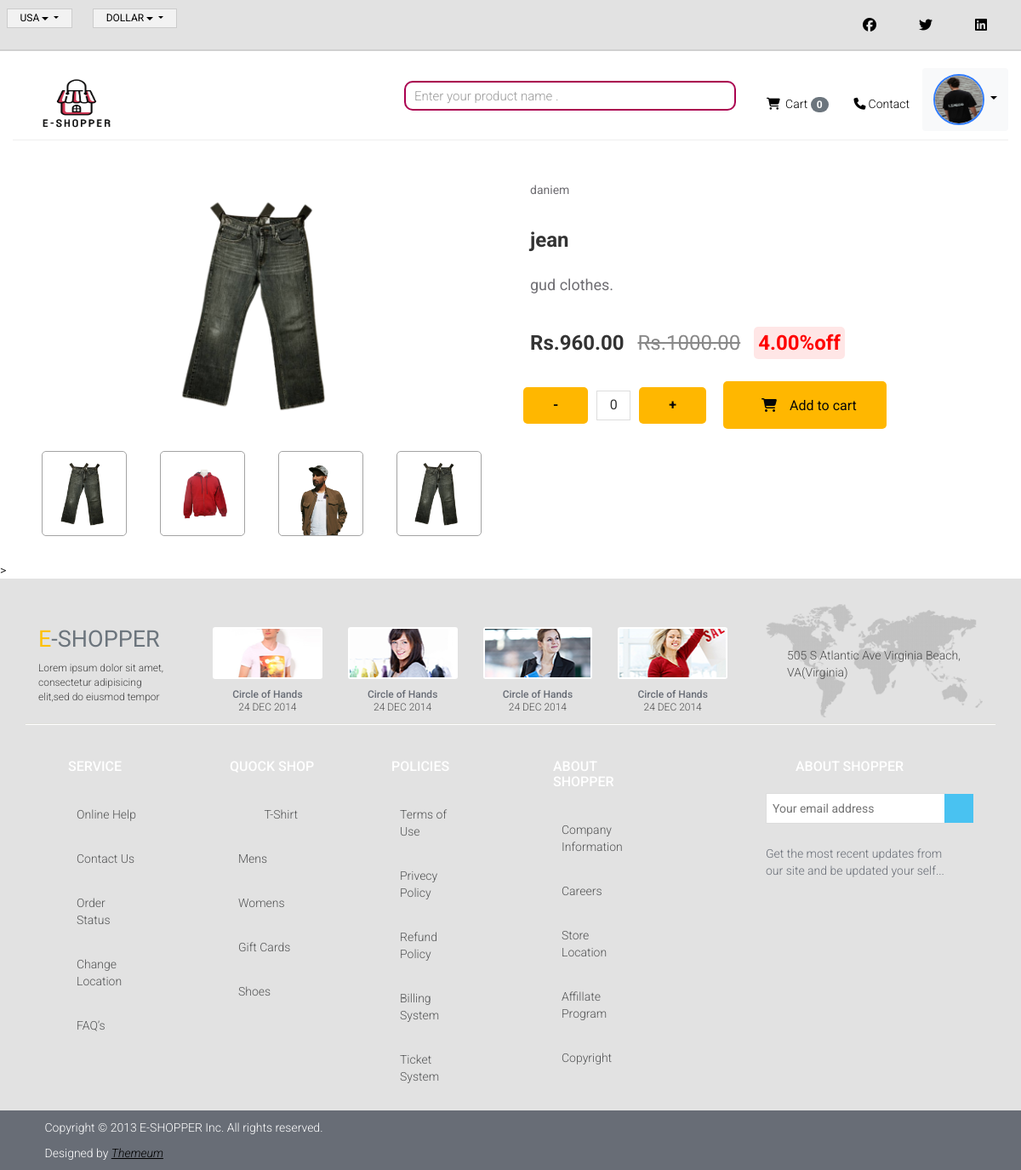
The app's page /product_detail/2 (signed in) with its own data.
### accounts/models.py (models this page shows)
class CustomUserModel(AbstractUser):
    phone=models.CharField(max_length=20)
    street_address=models.CharField(max_length=200)

class Profile(models.Model):
    user=models.OneToOneField(CustomUserModel,related_name="profile",on_delete=models.CASCADE)
    profile_picture=models.ImageField(upload_to="profile_picture")
    bio=models.TextField()
    dob=models.DateField(null=True)
    date=models.DateField(auto_now=True)

### core/models.py (models this page shows, shortened)
class Product(models.Model):
    name=models.CharField(max_length=200) #samsung s21
    category=models.ForeignKey(Category, on_delete=models.CASCADE) #electronic
    subcategory=models.ForeignKey(SubCategory, on_delete=models.CASCADE)#mobile
    brand=models.ForeignKey(Brand,on_delete=models.CASCADE,null=True)#mobile
    desc=models.TextField()
    image=models.ImageField(upload_to="product_image")
    image2=models.ImageField(upload_to="product_image")
    image3=models.ImageField(upload_to="product_image")
    mark_price=models.DecimalField(max_digits=8,decimal_places=2) #100
    discount_percent=models.DecimalField(max_digits=4,decimal_places=2)#10
    price=models.DecimalField(max_digits=8,decimal_places=2,editable=False)#90
    created_date=models.DateTimeField(auto_now=True)

class Brand(models.Model): #men,electronic,kid,
    title=models.CharField(max_length=200)
    def __str__(self):
        return self.title

### core/views.py (the view)
# urls.py: path('product_detail/<int:id>',product_detail, name='product_detail'),
def product_detail(request,id):
    data=get_object_or_404(Product,id=id)
    return render(request, 'core/product_detail.html',{'data':data})

### core/templates/core/product_detail.html (shortened to what this page needs)
{% extends "base.html" %}
{% load static %}
{% block content %}
    <main class="container1" id="main" data-id="123">
        <section id="productImage"class="product-image">
            <img src="{{data.image.url}}" alt="Fall Limited Edition Sneakers" id="large-img"   class="zoom-image">
            <div class="thumbnails">
                <img src="{{data.image.url}}" alt="Side view of Fall Limited Edition Sneakers" id="thumbfst">
                <img id="thumbsnd"src="{{data.image2.url}}" alt="Back view of Fall Limited Edition Sneakers">
                <img id="thumbtrd" src="{{data.image3.url}}" alt="Top view of Fall Limited Edition Sneakers">
                <img id="thumbfrt" src="{{data.image.url}}" alt="Top view of Fall Limited Edition Sneakers">
            </div>
        </section>
        <section class="product-details" id="productDetails">
          <p>{{data.brand}}</p>
            <h1 class="product-title" id="productName">{{data.name}}</h1>
            <p class="product-description">
                {{data.desc}}.
            </p>
            <div class="product-price" >
                Rs.{{data.price}}
                <span class="original-price" id="productPrice">Rs.{{data.mark_price}}</span>
                <span class="discount">{{data.discount_percent}}%off</span>
            </div>
            <div class="add-to-cart">
                <div class="quantity">
                    <button aria-label="Decrease quantity" onclick="decreaseQuantity()">-</button>
                    <input type="text" id="quantity" value="0" aria-label="Product quantity">
                    <button aria-label="Increase quantity" id="increaseBtn"onclick="increaseQuantity()">+</button>
                </div>
                <button type="button" id="add" aria-label="Add to cart">
                  <i class="fa fa-cart-shopping" style="padding:10px;"></i>Add to cart</button>
            </div>
        </section>
    </main>
{% endblock content %}

### templates/base.html (shortened to what this page needs)
<!DOCTYPE html>
{% load static %}
<html lang="en">
<head>
    	<link href="https://cdn.jsdelivr.net/npm/bootstrap@5.3.6/dist/css/bootstrap.min.css" rel="stylesheet">
    <link href="{% static 'css/bootstrap.min.css' %}" rel="stylesheet">
    <link href="{% static 'css/font-awesome.min.css' %}" rel="stylesheet">
    <link href="{% static 'css/prettyPhoto.css' %}" rel="stylesheet">
    <link href="{% static 'css/price-range.css' %}" rel="stylesheet">
    <link href="{% static 'css/animate.css' %}" rel="stylesheet">
    <link href="{% static 'css/main.css' %}" rel="stylesheet">
    <link href="{% static 'css/products.css' %}" rel="stylesheet">
    <link href="{% static 'css/responsive.css' %}" rel="stylesheet">
	<link href="https://unpkg.com/aos@2.3.1/dist/aos.css" rel="stylesheet">
	<link rel="stylesheet" href="https://cdnjs.cloudflare.com/ajax/libs/font-awesome/6.7.2/css/all.min.css" />
</head>
<body>
	<header id="header">
		<div class="header_top">
			<div class="container-fluid">
				<div class="row" class="d-flex flex-row">
					<div class="col ">
							<div class="btn-group">
								<button type="button" class="btn btn-default dropdown-toggle usa" data-toggle="dropdown">
									USA
									<span class="caret"></span>
								</button>
							</div>
							<div class="btn-group">
								<button type="button" class="btn btn-default dropdown-toggle usa" data-toggle="dropdown">
									DOLLAR
									<span class="caret"></span>
								</button>
							</div>
					</div>
					<div class="col-sm-8 s  ">
						<div class="social-icons pull-right  ">
							<ul class="nav navbar-nav flex-row  ">
								<li><a href="https://www.facebook.com/"><i class="fa-brands fa-facebook"></i></a></li>
								<li><a href="https://x.com/"><i class="fa-brands fa-twitter"></i></a></li>
								<li><a href="https://www.linkedin.com/"><i class="fa-brands fa-linkedin"></i></a></li>
							</ul>
						</div>
					</div>
				</div>
			</div>
		</div>
		<div class="header-middle mt-3  ">
			<div class="container-fluid  ">
				<div class="row">
					<div class="col-sm-4">
						<div class="logo pull-left mx-auto">
							<a href="{% url 'index' %}"><img src="{% static 'images/home/download (15).png' %}" height="70px" width="150px" class="mb-1" alt="" /></a>
						</div>
					</div>
					<div class="col-sm-4 ">
						<div class="search_box ms-auto mt-4 ">
							<form method="GET" action="{% url 'index' %}" class="search_box">
								<input type="text"  name="search" placeholder="Enter your product name ."  value="{{ search_query|default:'' }}"  class="form-control"/>
							</form>
						</div>
					</div>
					<div class="col-sm-4">
						<div class="shop-menu pull-right">
							<ul class="nav navbar-nav flex-row justify-content-center align-items-center">
								<li><a href="{% url 'cart_detail' %}"><i class="fa fa-shopping-cart"></i> Cart  <span class="badge text-bg-secondary">{{request.session.cart|length}}</span></a></li>
								<li><a href="{% url 'contact' %}"><i class="fa fa-phone"></i>Contact</a></li>
								{% if request.user.is_authenticated %}
									<div class="dropdown">
										<button class="btn btn-light dropdown-toggle" type="button" data-toggle="dropdown" aria-expanded="false">
											{% if request.user.profile.profile_picture %}
											<img src="{{request.user.profile.profile_picture.url}}" height="60px" width="60px" style="border-radius:50%; border:2px solid rgb(48, 124, 255)" alt="">
											{% else %}
											  	<img src="{% static 'images/profile.jpg' %}" height="60px" width="60px" style="border-radius:50%; border:2px solid rgb(48, 124, 255)" alt="">
											{% endif %}
										</button>
										</div>
								 {% else %}
								<li><a href="{% url 'log_in' %}"><i class="fa fa-lock"></i> Login</a></li>
								{% endif %}
							</ul>
						</div>
					</div>
				</div>
			</div>
		</div>
	</header>
    {% block content %}
    {% endblock content %}>
	<footer id="footer">
		<div class="footer-top">
			<div class="container">
				<div class="row" >
					<div class="col-sm-2">
						<div class="companyinfo">
							<h2 class="text-secondary"><span class="text-warning">E</span>-shopper</h2>
							<p>Lorem ipsum dolor sit amet, consectetur adipisicing elit,sed do eiusmod tempor</p>
						</div>
					</div>
					<div class="col-sm-7">
						<div class="col-sm-3">
							<div class="video-gallery text-center">
								<a href="#">
									<div class="iframe-img ">
										<img src="{% static 'images/home/iframe1.png' %}" alt="" />
									</div>
								</a>
								<p>Circle of Hands</p>
								<h2>24 DEC 2014</h2>
							</div>
						</div>
						<div class="col-sm-3 ">
							<div class="video-gallery text-center">
								<a href="#">
									<div class="iframe-img">
										<img src="{% static 'images/home/iframe2.png' %}" alt="" />
									</div>
								</a>
								<p>Circle of Hands</p>
								<h2>24 DEC 2014</h2>
							</div>
						</div>
						<div class="col-sm-3">
							<div class="video-gallery text-center">
								<a href="#">
									<div class="iframe-img">
										<img src="{% static 'images/home/iframe3.png' %}" alt="" />
									</div>
								</a>
								<p>Circle of Hands</p>
								<h2>24 DEC 2014</h2>
							</div>
						</div>
						<div class="col-sm-3">
							<div class="video-gallery text-center">
								<a href="#">
									<div class="iframe-img">
										<img src="{% static 'images/home/iframe4.png' %}" alt="" />
									</div>
								</a>
								<p>Circle of Hands</p>
								<h2>24 DEC 2014</h2>
							</div>
						</div>
					</div>
					<div class="col-sm-3">
						<div class="address">
							<img src="{% static 'images/home/map.png' %}" alt="" />
							<p>505 S Atlantic Ave Virginia Beach, VA(Virginia)</p>
						</div>
					</div>
				</div>
			</div>
		</div>
		<div class="footer-widget ">
			<div class="container">
				<div class="row ">
					<div class="col-sm-2">
						<div class="single-widget">
							<h2>Service</h2>
							<ul class="nav nav-pills nav-stacked ">
								<li><a href="#">Online Help</a></li>
								<li><a href="{% url 'contact' %}">Contact Us</a></li>
								<li><a href="#">Order Status</a></li>
								<li><a href="#">Change Location</a></li>
								<li><a href="#">FAQ’s</a></li>
							</ul>
						</div>
					</div>
					<div class="col-sm-2">
						<div class="single-widget">
							<h2>Quock Shop</h2>
							<ul class="nav nav-pills nav-stacked">
								<li><a href="#">T-Shirt</a></li>
								<li><a href="#">Mens</a></li>
								<li><a href="#">Womens</a></li>
								<li><a href="#">Gift Cards</a></li>
								<li><a href="#">Shoes</a></li>
							</ul>
						</div>
					</div>
					<div class="col-sm-2">
						<div class="single-widget">
							<h2>Policies</h2>
							<ul class="nav nav-pills nav-stacked">
								<li><a href="#">Terms of Use</a></li>
								<li><a href="#">Privecy Policy</a></li>
								<li><a href="#">Refund Policy</a></li>
								<li><a href="#">Billing System</a></li>
								<li><a href="#">Ticket System</a></li>
							</ul>
						</div>
					</div>
					<div class="col-sm-2">
						<div class="single-widget">
							<h2>About Shopper</h2>
							<ul class="nav nav-pills nav-stacked">
								<li><a href="#">Company Information</a></li>
								<li><a href="#">Careers</a></li>
								<li><a href="#">Store Location</a></li>
								<li><a href="#">Affillate Program</a></li>
								<li><a href="#">Copyright</a></li>
							</ul>
						</div>
					</div>
					<div class="col-sm-3 col-sm-offset-1">
						<div class="single-widget">
							<h2>About Shopper</h2>
							<form action="#" class="searchform">
								<input type="text" placeholder="Your email address" />
								<button type="submit" class="btn btn-default"></button>
								<p>Get the most recent updates from <br />our site and be updated your self...</p>
							</form>
						</div>
					</div>
				</div>
			</div>
		</div>
		<div class="footer-bottom">
			<div class="container">
				<div class="row">
					<p class="pull-left">Copyright © 2013 E-SHOPPER Inc. All rights reserved.</p>
					<p class="pull-right">Designed by <span><a target="_blank" href="http://www.themeum.com">Themeum</a></span></p>
				</div>
			</div>
		</div>
	</footer>
</body>
</html>

### core/static/css/products.css (style rules this page uses)
:root { --font1: 'Heebo', sans-serif; --font2: 'Fira Sans Extra Condensed', sans-serif; --font3: 'Roboto', sans-serif; --btnbg: #ffd500; --btnfontcolor: rgb(61, 61, 61); --btnfontcolorhover: rgb(255, 255, 255); --btnbghover: #e30000; --btnactivefs: rgb(241, 195, 46); --label-index: #ec0202; --danger-index: #5bc257; --link-color: #000; --link-color-hover: #fff; --bg-content-color: #ffcc00; }
.container-fluid { max-width: 1400px; }

### templates/base.html (style rules this page uses)
.col { margin:0; }

### core/templates/core/product_detail.html (style rules this page uses)
ul { display: flex; justify-content: space-between; align-items: center; list-style: none; padding: 0; margin: 0; }
ul li { padding: 10px; }
a { text-decoration: none; color: #868586; }
.container1 { display: flex; flex-wrap: wrap; padding: 20px; justify-content: center; max-width: 1600px; margin: 0 auto; background-color: #fff; height: 100%; }
.product-image { flex: 1; max-width: 600px; padding: 10px; margin-right:10px; }
.zoom-image { transition: transform 0.2s ease; }
.product-image img { max-height: 325px; object-fit: contain; width: 100%; border-radius: 10px; }
.product-details { flex: 1; max-width: 600px; padding: 10px; }
.product-details p { color: #6f6e73; padding:8px; }
.product-title { font-size: 24px; font-weight: bold; margin-bottom: 10px; color: #333; padding:8px; }
.product-description { margin-bottom: 20px; color: #666; font-size: 18px; line-height: 1.6; }
.product-price { font-size: 24px; font-weight: bold; margin-bottom: 20px; color: #333; padding:8px; }
.original-price { text-decoration: line-through; margin-left: 10px; font-weight: normal; color: #888; }
.discount { background-color: #ffe6e6; color: #ff0000; font-weight: bold; padding: 5px; border-radius: 5px; margin-left: 10px; }
.add-to-cart { display: flex; align-items: center; margin-bottom: 20px; flex-wrap: wrap; }
.quantity { display: flex; align-items: center; margin-right: 20px; }
.quantity button { background-color: #f0f0f0; border: 1px solid #ccc; padding: 5px 10px; cursor: pointer; font-size: 16px; font-weight: bold; color: #333; border-radius: 4px; transition: background-color 0.3s ease; }
.quantity input { width: 40px; text-align: center; border: 1px solid #ddd; padding: 5px; margin: 0 10px; font-size: 16px; color: #333; }
.add-to-cart button { background-color: #ffb700; color: rgb(7, 7, 7); border: none; padding: 10px 35px; cursor: pointer; font-size: 16px; border-radius: 5px; transition: background-color 0.3s ease; }
.thumbnails { display: flex; justify-content: space-around; margin-top: 10px; }
.thumbnails img { width: 100px; height: 100px; object-fit: contain; cursor: pointer; border-radius: 5px; transition: transform 0.3s ease; border: 1px solid #a3a3a3; }

### records on screen
CustomUserModel: user.profile.profile_picture (picture)
Product: image (picture), image2 (picture), image3 (picture), brand "daniem", name "jean", desc "gud clothes", price "960.00", mark_price "1000.00", discount_percent "4.00"

### other values on screen
{{ request.session.cart|length }} "0"
